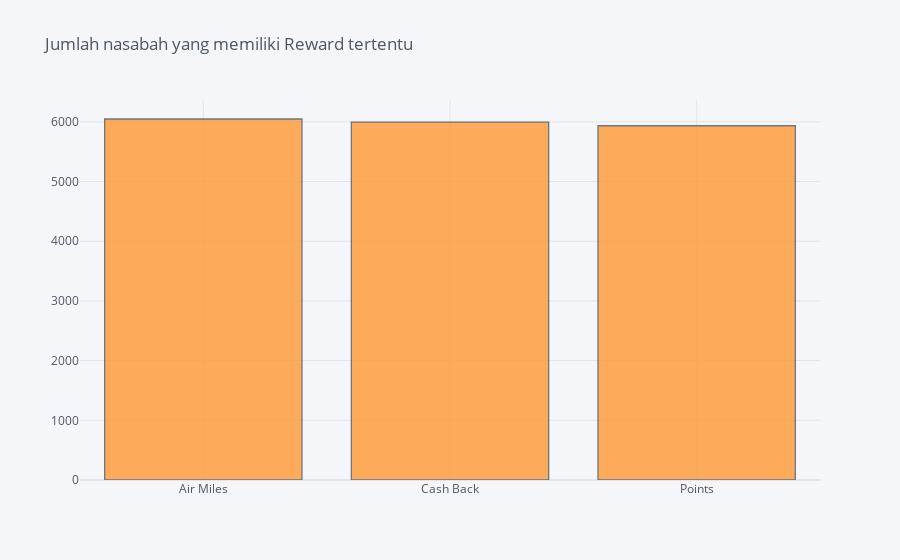

Notebook cell for this chart:
### Code cell
df['Reward'].iplot(kind='hist',title='Jumlah nasabah yang memiliki Reward tertentu')
#using cufflinks

### Figure 1 — Plotly figure (JSON) as saved in the notebook; plotly's stock layout.template omitted (floating-point values rounded to 4 significant figures; data arrays with more than 128 entries replaced by an {"elided": "..."} marker saying what was removed)
{"data": [{"histfunc": "count", "histnorm": "", "marker": {"color": "rgba(255, 153, 51, 1.0)", "line": {"color": "#4D5663", "width": 1.3}}, "name": "Reward", "opacity": 0.8, "orientation": "v", "type": "histogram", "x": {"elided": "17976 str values"}}], "layout": {"barmode": "overlay", "legend": {"bgcolor": "#F5F6F9", "font": {"color": "#4D5663"}}, "paper_bgcolor": "#F5F6F9", "plot_bgcolor": "#F5F6F9", "title": {"font": {"color": "#4D5663"}, "text": "Jumlah nasabah yang memiliki Reward tertentu"}, "xaxis": {"gridcolor": "#E1E5ED", "showgrid": true, "tickfont": {"color": "#4D5663"}, "title": {"font": {"color": "#4D5663"}, "text": ""}, "zerolinecolor": "#E1E5ED"}, "yaxis": {"gridcolor": "#E1E5ED", "showgrid": true, "tickfont": {"color": "#4D5663"}, "title": {"font": {"color": "#4D5663"}, "text": ""}, "zerolinecolor": "#E1E5ED"}}}
